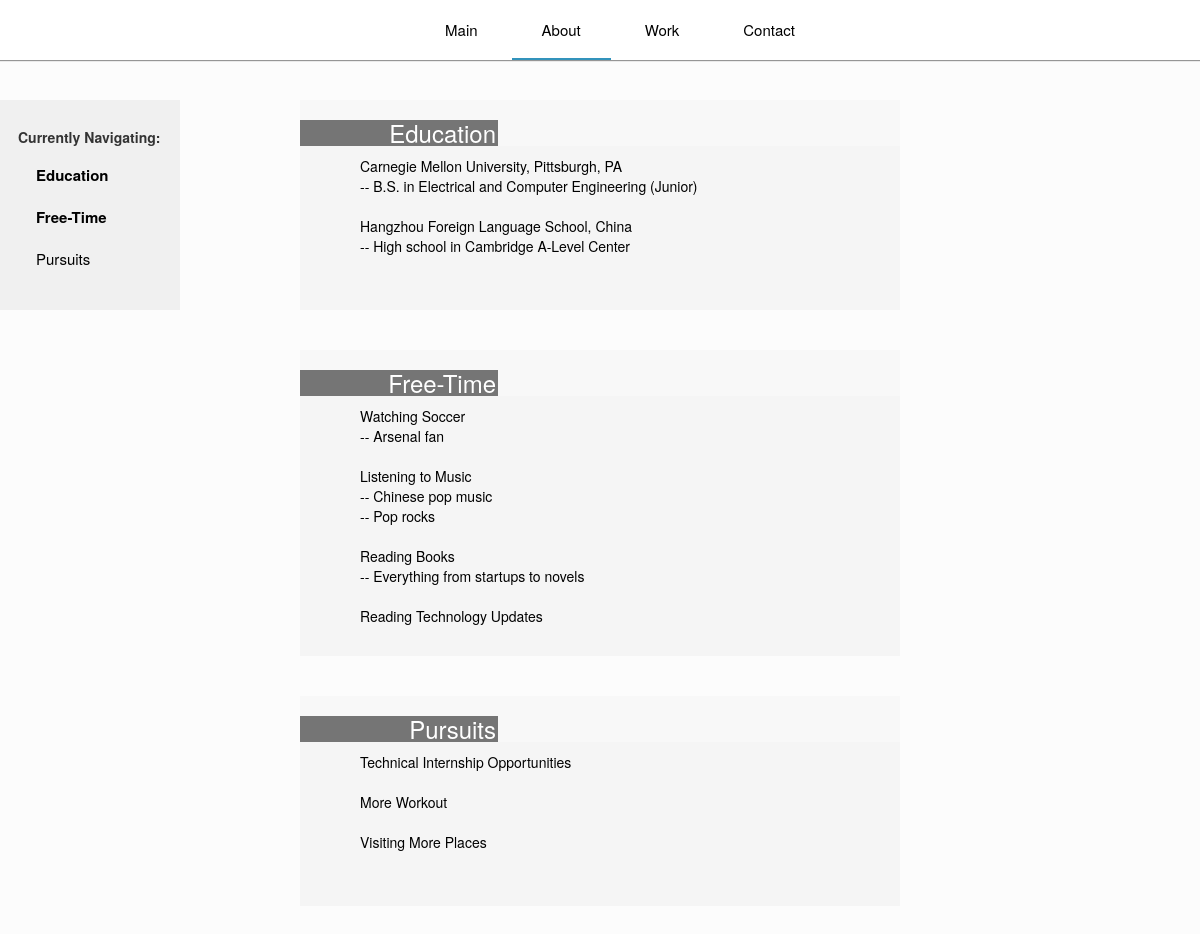
The page /about/ on the database its author committed.
### node/models.py (models this page shows, shortened)
class BasicInfo(models.Model):
    title = models.CharField(max_length=100)
    content = models.TextField()

### node/views.py (the view)
# urls.py: url(r'^about/$', views.about, name='about'),
def about(request):
    allInfoEntries = BasicInfo.objects.all()
    infoContents = []
    for info in allInfoEntries:
        infoContents.append(info.content)
    context = {
        "allInfo": allInfoEntries,
    }
    return render(request, "node/about.html", context)

### node/templates/node/about.html (shortened to what this page needs)
{% load staticfiles %}
{% load node_extras %}
<!DOCTYPE html>
<html>
	<head>
		<link type="text/css" rel="stylesheet"
		      href="{% static 'node/about_style.css' %}" />
		<link type="text/css" rel="stylesheet"
			  href="{% static 'node/bootstrap_3.3.6/css/bootstrap.min.css' %}" />
	</head>
	<body>
		{% include "node/nav.html" %}
		<div id="aboutMain">
			<div id="navCol">
				<h5>Currently Navigating:</h5>
				<ul id="navColList">
					{% if allInfo %}
						{% for info in allInfo %}
							<li>{{info.title}}</li>
						{% endfor %}
					{% endif %}
				</ul>
			</div>
			<div id="aboutContent">
				{% if allInfo %}
					{% for info in allInfo %}
						<div class="infoEntry">
							<h3 class="infoTitle">{{info.title}}</h3>
							<div class="infoContent">
								<p>{{info.content|safe}}</p>
							</div>
							<div class="overlay">
							</div>
						</div>
					{% endfor %}
				{% endif %}
			</div>
		</div>
	<body>
</html>

### node/static/node/about_style.css (style rules this page uses)
div#aboutMain { position: absolute; width: 100%; height: 100%; background-color: rgb(252, 252, 252); }
div#navCol { position: fixed; float: left; width: 15%; height: auto; z-index: 10; margin-top: 100px; background-color: rgb(240, 240, 240); padding-top: 20px; padding-bottom: 20px; }
div#navCol > h5 { position: relative; left: 10%; font-weight: bold; }
div#navCol > ul { list-style-type: none; padding-left: 20%; }
div#navCol > ul > li { font-size: 15px; color: black; padding-top: 10px; padding-bottom: 10px; cursor: pointer; cursor: hand; }
div#aboutContent { position: absolute; width: 100%; height: 100%; text-align: center; }
div.infoEntry { position: relative; left: 25%; width: 50%; min-height: 210px; display: block; margin-bottom: 40px; background-color: white; text-align: left; overflow: hidden; background-color: rgba(245, 245, 245, 0.5);; }
div.infoEntry:first-child { margin-top: 100px; }
div.infoEntry > h3 { position: relative; color: white; z-index: 0; background-color: rgba(85, 85, 85, 0.8); text-align: right; width: 33%; padding-right: 2px; padding-bottom: 2px; }
div.infoContent { position: relative; width: 100%; background-color: rgb(245, 245, 245); }
div.infoContent > p { width: 100%; color: black; padding-left: 10%; padding-top: 10px; padding-bottom: 10px; }
div.overlay { position: absolute; top: 0; width: 100%; height: 100%; background-color: rgba(255, 255, 255, 0); z-index: 5; }

### rows shown on the page
BasicInfo: title "Education", content "Carnegie Mellon University, Pittsburgh, PA -- B.S. in Electrical and Computer Engineering (Junior) Hangzhou Foreign Language School, China -- High school in Cambridge A-Level Center"
BasicInfo: title "Free-Time", content "Watching Soccer -- Arsenal fan Listening to Music -- Chinese pop music -- Pop rocks Reading Books -- Everything from startups to novels Reading Technology Updates"
BasicInfo: title "Pursuits", content "Technical Internship Opportunities More Workout Visiting More Places"
